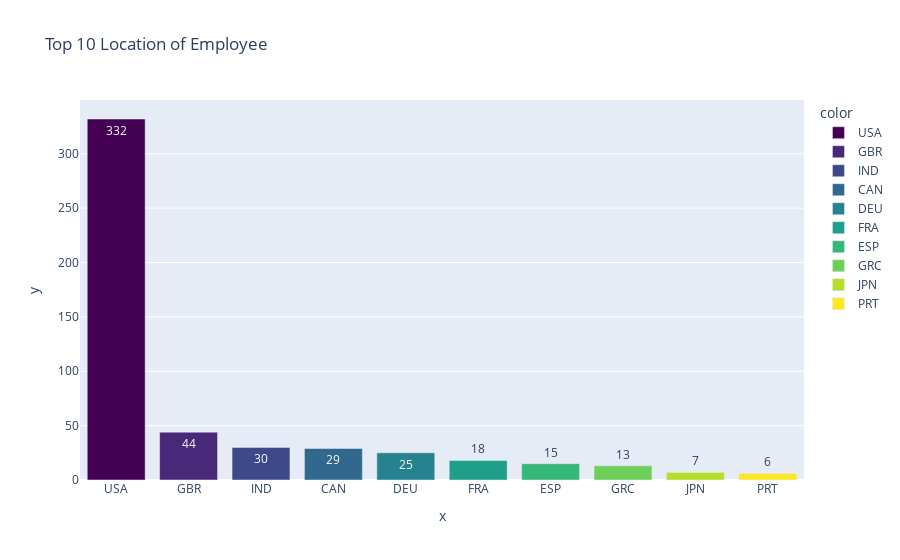

Notebook code for this chart:
### Code cell
topemplocation = rCounts[:10]
fig = px.bar(y=topemplocation.values, 
             x=topemplocation.index, 
             color = topemplocation.index,
             color_discrete_sequence=px.colors.sequential.Viridis,
             text=topemplocation.values,
             title= 'Top 10 Location of Employee')

fig.show()

### Figure 1 — Plotly figure (JSON) as saved in the notebook; plotly's stock layout.template omitted (floating-point values rounded to 4 significant figures)
{"data": [{"alignmentgroup": "True", "hovertemplate": "color=USA<br>x=%{x}<br>y=%{y}<br>text=%{text}<extra></extra>", "legendgroup": "USA", "marker": {"color": "#440154", "pattern": {"shape": ""}}, "name": "USA", "offsetgroup": "USA", "orientation": "v", "showlegend": true, "text": [332], "textposition": "auto", "type": "bar", "x": ["USA"], "xaxis": "x", "y": [332], "yaxis": "y"}, {"alignmentgroup": "True", "hovertemplate": "color=GBR<br>x=%{x}<br>y=%{y}<br>text=%{text}<extra></extra>", "legendgroup": "GBR", "marker": {"color": "#482878", "pattern": {"shape": ""}}, "name": "GBR", "offsetgroup": "GBR", "orientation": "v", "showlegend": true, "text": [44], "textposition": "auto", "type": "bar", "x": ["GBR"], "xaxis": "x", "y": [44], "yaxis": "y"}, {"alignmentgroup": "True", "hovertemplate": "color=IND<br>x=%{x}<br>y=%{y}<br>text=%{text}<extra></extra>", "legendgroup": "IND", "marker": {"color": "#3e4989", "pattern": {"shape": ""}}, "name": "IND", "offsetgroup": "IND", "orientation": "v", "showlegend": true, "text": [30], "textposition": "auto", "type": "bar", "x": ["IND"], "xaxis": "x", "y": [30], "yaxis": "y"}, {"alignmentgroup": "True", "hovertemplate": "color=CAN<br>x=%{x}<br>y=%{y}<br>text=%{text}<extra></extra>", "legendgroup": "CAN", "marker": {"color": "#31688e", "pattern": {"shape": ""}}, "name": "CAN", "offsetgroup": "CAN", "orientation": "v", "showlegend": true, "text": [29], "textposition": "auto", "type": "bar", "x": ["CAN"], "xaxis": "x", "y": [29], "yaxis": "y"}, {"alignmentgroup": "True", "hovertemplate": "color=DEU<br>x=%{x}<br>y=%{y}<br>text=%{text}<extra></extra>", "legendgroup": "DEU", "marker": {"color": "#26828e", "pattern": {"shape": ""}}, "name": "DEU", "offsetgroup": "DEU", "orientation": "v", "showlegend": true, "text": [25], "textposition": "auto", "type": "bar", "x": ["DEU"], "xaxis": "x", "y": [25], "yaxis": "y"}, {"alignmentgroup": "True", "hovertemplate": "color=FRA<br>x=%{x}<br>y=%{y}<br>text=%{text}<extra></extra>", "legendgroup": "FRA", "marker": {"color": "#1f9e89", "pattern": {"shape": ""}}, "name": "FRA", "offsetgroup": "FRA", "orientation": "v", "showlegend": true, "text": [18], "textposition": "auto", "type": "bar", "x": ["FRA"], "xaxis": "x", "y": [18], "yaxis": "y"}, {"alignmentgroup": "True", "hovertemplate": "color=ESP<br>x=%{x}<br>y=%{y}<br>text=%{text}<extra></extra>", "legendgroup": "ESP", "marker": {"color": "#35b779", "pattern": {"shape": ""}}, "name": "ESP", "offsetgroup": "ESP", "orientation": "v", "showlegend": true, "text": [15], "textposition": "auto", "type": "bar", "x": ["ESP"], "xaxis": "x", "y": [15], "yaxis": "y"}, {"alignmentgroup": "True", "hovertemplate": "color=GRC<br>x=%{x}<br>y=%{y}<br>text=%{text}<extra></extra>", "legendgroup": "GRC", "marker": {"color": "#6ece58", "pattern": {"shape": ""}}, "name": "GRC", "offsetgroup": "GRC", "orientation": "v", "showlegend": true, "text": [13], "textposition": "auto", "type": "bar", "x": ["GRC"], "xaxis": "x", "y": [13], "yaxis": "y"}, {"alignmentgroup": "True", "hovertemplate": "color=JPN<br>x=%{x}<br>y=%{y}<br>text=%{text}<extra></extra>", "legendgroup": "JPN", "marker": {"color": "#b5de2b", "pattern": {"shape": ""}}, "name": "JPN", "offsetgroup": "JPN", "orientation": "v", "showlegend": true, "text": [7], "textposition": "auto", "type": "bar", "x": ["JPN"], "xaxis": "x", "y": [7], "yaxis": "y"}, {"alignmentgroup": "True", "hovertemplate": "color=PRT<br>x=%{x}<br>y=%{y}<br>text=%{text}<extra></extra>", "legendgroup": "PRT", "marker": {"color": "#fde725", "pattern": {"shape": ""}}, "name": "PRT", "offsetgroup": "PRT", "orientation": "v", "showlegend": true, "text": [6], "textposition": "auto", "type": "bar", "x": ["PRT"], "xaxis": "x", "y": [6], "yaxis": "y"}], "layout": {"barmode": "relative", "legend": {"title": {"text": "color"}, "tracegroupgap": 0}, "title": {"text": "Top 10 Location of Employee"}, "xaxis": {"anchor": "y", "domain": [0, 1], "title": {"text": "x"}}, "yaxis": {"anchor": "x", "domain": [0, 1], "title": {"text": "y"}}}}
